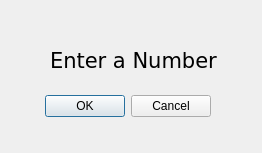
<?xml version="1.0" encoding="UTF-8"?>
<ui version="4.0">
 <class>Dialog</class>
 <widget class="QDialog" name="Dialog">
  <property name="geometry">
   <rect>
    <x>0</x>
    <y>0</y>
    <width>262</width>
    <height>153</height>
   </rect>
  </property>
  <property name="windowTitle">
   <string>ERROR</string>
  </property>
  <widget class="QDialogButtonBox" name="buttonBox">
   <property name="geometry">
    <rect>
     <x>-130</x>
     <y>90</y>
     <width>341</width>
     <height>32</height>
    </rect>
   </property>
   <property name="orientation">
    <enum>Qt::Horizontal</enum>
   </property>
   <property name="standardButtons">
    <set>QDialogButtonBox::Cancel|QDialogButtonBox::Ok</set>
   </property>
  </widget>
  <widget class="QLabel" name="label">
   <property name="geometry">
    <rect>
     <x>50</x>
     <y>50</y>
     <width>211</width>
     <height>20</height>
    </rect>
   </property>
   <property name="font">
    <font>
     <family>Verdana</family>
     <pointsize>16</pointsize>
     <weight>50</weight>
     <bold>false</bold>
    </font>
   </property>
   <property name="text">
    <string>Enter a Number</string>
   </property>
  </widget>
 </widget>
 <resources/>
 <connections>
  <connection>
   <sender>buttonBox</sender>
   <signal>accepted()</signal>
   <receiver>Dialog</receiver>
   <slot>accept()</slot>
   <hints>
    <hint type="sourcelabel">
     <x>248</x>
     <y>254</y>
    </hint>
    <hint type="destinationlabel">
     <x>157</x>
     <y>274</y>
    </hint>
   </hints>
  </connection>
  <connection>
   <sender>buttonBox</sender>
   <signal>rejected()</signal>
   <receiver>Dialog</receiver>
   <slot>reject()</slot>
   <hints>
    <hint type="sourcelabel">
     <x>316</x>
     <y>260</y>
    </hint>
    <hint type="destinationlabel">
     <x>286</x>
     <y>274</y>
    </hint>
   </hints>
  </connection>
 </connections>
</ui>
